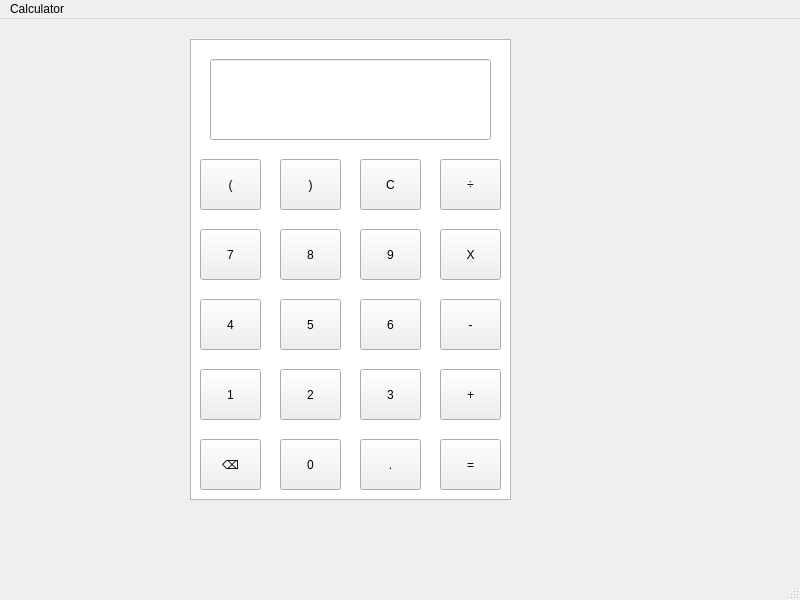
<?xml version="1.0" encoding="UTF-8"?>
<ui version="4.0">
 <class>MainWindow</class>
 <widget class="QMainWindow" name="MainWindow">
  <property name="geometry">
   <rect>
    <x>0</x>
    <y>0</y>
    <width>800</width>
    <height>600</height>
   </rect>
  </property>
  <property name="windowTitle">
   <string>MainWindow</string>
  </property>
  <widget class="QWidget" name="centralwidget">
   <widget class="QTableWidget" name="tableWidget">
    <property name="geometry">
     <rect>
      <x>190</x>
      <y>20</y>
      <width>321</width>
      <height>461</height>
     </rect>
    </property>
   </widget>
   <widget class="QPushButton" name="equalButton">
    <property name="geometry">
     <rect>
      <x>440</x>
      <y>420</y>
      <width>61</width>
      <height>51</height>
     </rect>
    </property>
    <property name="text">
     <string>=</string>
    </property>
   </widget>
   <widget class="QPushButton" name="dotButton">
    <property name="geometry">
     <rect>
      <x>360</x>
      <y>420</y>
      <width>61</width>
      <height>51</height>
     </rect>
    </property>
    <property name="text">
     <string>.</string>
    </property>
   </widget>
   <widget class="QPushButton" name="button0">
    <property name="geometry">
     <rect>
      <x>280</x>
      <y>420</y>
      <width>61</width>
      <height>51</height>
     </rect>
    </property>
    <property name="text">
     <string>0</string>
    </property>
   </widget>
   <widget class="QPushButton" name="divideButton">
    <property name="geometry">
     <rect>
      <x>440</x>
      <y>140</y>
      <width>61</width>
      <height>51</height>
     </rect>
    </property>
    <property name="text">
     <string>÷</string>
    </property>
   </widget>
   <widget class="QPushButton" name="leftBracketButton">
    <property name="geometry">
     <rect>
      <x>200</x>
      <y>140</y>
      <width>61</width>
      <height>51</height>
     </rect>
    </property>
    <property name="text">
     <string>(</string>
    </property>
   </widget>
   <widget class="QPushButton" name="rightBracketButton">
    <property name="geometry">
     <rect>
      <x>280</x>
      <y>140</y>
      <width>61</width>
      <height>51</height>
     </rect>
    </property>
    <property name="text">
     <string>)</string>
    </property>
   </widget>
   <widget class="QPushButton" name="cButton">
    <property name="geometry">
     <rect>
      <x>360</x>
      <y>140</y>
      <width>61</width>
      <height>51</height>
     </rect>
    </property>
    <property name="text">
     <string>C</string>
    </property>
   </widget>
   <widget class="QPushButton" name="backspaceButton">
    <property name="geometry">
     <rect>
      <x>200</x>
      <y>420</y>
      <width>61</width>
      <height>51</height>
     </rect>
    </property>
    <property name="text">
     <string>⌫</string>
    </property>
   </widget>
   <widget class="QPushButton" name="button2">
    <property name="geometry">
     <rect>
      <x>280</x>
      <y>350</y>
      <width>61</width>
      <height>51</height>
     </rect>
    </property>
    <property name="text">
     <string>2</string>
    </property>
   </widget>
   <widget class="QPushButton" name="button3">
    <property name="geometry">
     <rect>
      <x>360</x>
      <y>350</y>
      <width>61</width>
      <height>51</height>
     </rect>
    </property>
    <property name="text">
     <string>3</string>
    </property>
   </widget>
   <widget class="QPushButton" name="plusButton">
    <property name="geometry">
     <rect>
      <x>440</x>
      <y>350</y>
      <width>61</width>
      <height>51</height>
     </rect>
    </property>
    <property name="text">
     <string>+</string>
    </property>
   </widget>
   <widget class="QPushButton" name="minusButton">
    <property name="geometry">
     <rect>
      <x>440</x>
      <y>280</y>
      <width>61</width>
      <height>51</height>
     </rect>
    </property>
    <property name="text">
     <string>-</string>
    </property>
   </widget>
   <widget class="QPushButton" name="button6">
    <property name="geometry">
     <rect>
      <x>360</x>
      <y>280</y>
      <width>61</width>
      <height>51</height>
     </rect>
    </property>
    <property name="text">
     <string>6</string>
    </property>
   </widget>
   <widget class="QPushButton" name="button5">
    <property name="geometry">
     <rect>
      <x>280</x>
      <y>280</y>
      <width>61</width>
      <height>51</height>
     </rect>
    </property>
    <property name="text">
     <string>5</string>
    </property>
   </widget>
   <widget class="QPushButton" name="button1">
    <property name="geometry">
     <rect>
      <x>200</x>
      <y>350</y>
      <width>61</width>
      <height>51</height>
     </rect>
    </property>
    <property name="text">
     <string>1</string>
    </property>
   </widget>
   <widget class="QPushButton" name="button4">
    <property name="geometry">
     <rect>
      <x>200</x>
      <y>280</y>
      <width>61</width>
      <height>51</height>
     </rect>
    </property>
    <property name="text">
     <string>4</string>
    </property>
   </widget>
   <widget class="QLineEdit" name="lineEdit">
    <property name="geometry">
     <rect>
      <x>210</x>
      <y>40</y>
      <width>281</width>
      <height>81</height>
     </rect>
    </property>
   </widget>
   <widget class="QPushButton" name="button7">
    <property name="geometry">
     <rect>
      <x>200</x>
      <y>210</y>
      <width>61</width>
      <height>51</height>
     </rect>
    </property>
    <property name="text">
     <string>7</string>
    </property>
   </widget>
   <widget class="QPushButton" name="button8">
    <property name="geometry">
     <rect>
      <x>280</x>
      <y>210</y>
      <width>61</width>
      <height>51</height>
     </rect>
    </property>
    <property name="text">
     <string>8</string>
    </property>
   </widget>
   <widget class="QPushButton" name="button9">
    <property name="geometry">
     <rect>
      <x>360</x>
      <y>210</y>
      <width>61</width>
      <height>51</height>
     </rect>
    </property>
    <property name="text">
     <string>9</string>
    </property>
   </widget>
   <widget class="QPushButton" name="multiplyButton">
    <property name="geometry">
     <rect>
      <x>440</x>
      <y>210</y>
      <width>61</width>
      <height>51</height>
     </rect>
    </property>
    <property name="text">
     <string>X</string>
    </property>
   </widget>
  </widget>
  <widget class="QMenuBar" name="menubar">
   <property name="geometry">
    <rect>
     <x>0</x>
     <y>0</y>
     <width>800</width>
     <height>21</height>
    </rect>
   </property>
   <widget class="QMenu" name="menuCalculator">
    <property name="title">
     <string>Calculator</string>
    </property>
    <addaction name="actionClear"/>
    <addaction name="actionSolve"/>
   </widget>
   <addaction name="menuCalculator"/>
  </widget>
  <widget class="QStatusBar" name="statusbar"/>
  <action name="actionClear">
   <property name="text">
    <string>Clear</string>
   </property>
  </action>
  <action name="actionSolve">
   <property name="text">
    <string>Solve</string>
   </property>
  </action>
 </widget>
 <resources/>
 <connections/>
</ui>
